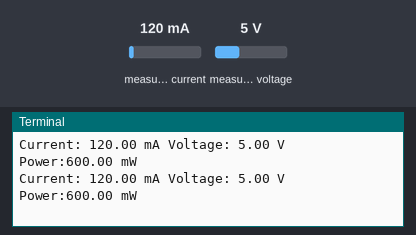
This program was run on a simulated Raspberry Pi (BCM pin numbers). Parts: the last lines printed to the terminal. The test bench sets the inputs (shaded band); at power-on: measured current 120 mA, measured voltage 5 V.

Above: at 1.2 s.
1.3 s: measured current set to 40 mA
At 2.6 s:
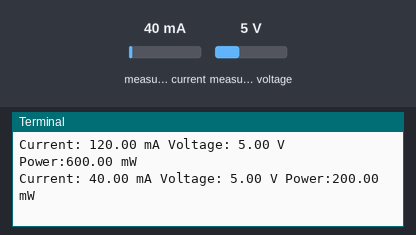
2.8 s: measured voltage set to 0.3 V
At 3.7 s:
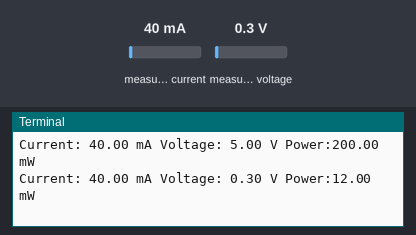
4.3 s: measured current set to 500 mA
At 5.8 s:
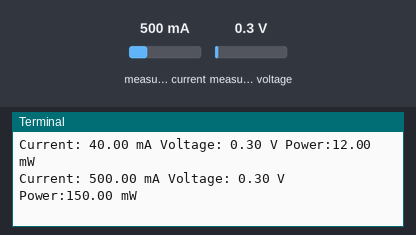
Timing chart, 0 to 7.3 s (numbered marks = the images above; inputs shaded):
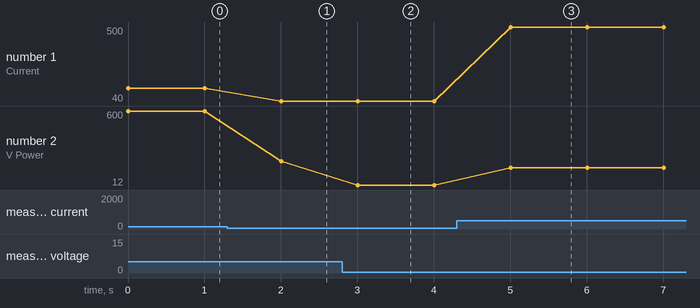

Measured:
- after the input at 1.3 s, the terminal: prints a new line after 0.70 s (image 1)
- after the input at 2.8 s, the terminal: prints a new line after 0.20 s (image 2)
- after the input at 4.3 s, the terminal: prints a new line after 0.71 s (image 3)
- plotted number 1: 120 → 40 after the input at 1.3 s, 40 → 500 after the input at 4.3 s
- plotted number 2: 600 → 200 after the input at 1.3 s, 200 → 12 after the input at 2.8 s, 12 → 150 after the input at 4.3 s

The program:

ina260-simple.py
```python
import time
import board
import adafruit_ina260

i2c = board.I2C()
ina260 = adafruit_ina260.INA260(i2c)
while True:
	print("Current: %.2f mA Voltage: %.2f V Power:%.2f mW"
		%(ina260.current, ina260.voltage, ina260.power))
	time.sleep(1)
```
